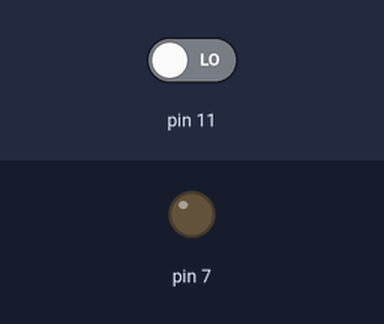
Recording of a sketch running on a simulated Arduino Uno, built with avr-gcc and run on an emulated ATmega328P. Parts: output pins drawn as LEDs (lit = HIGH). Inputs (shaded band) come from the test bench; at power-on: pin 11 LOW.

Above: at 1.2 s.
1.3 s: pin 11 driven HIGH
At 1.8 s:
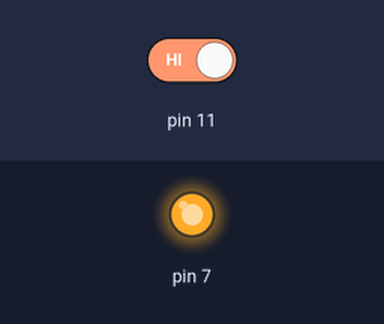
2.8 s: pin 11 driven LOW
At 4.1 s:
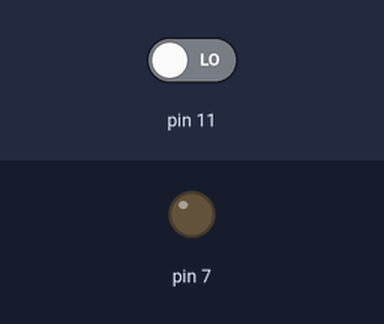
Timing chart, 0 to 5.8 s (numbered marks = the images above; inputs shaded):
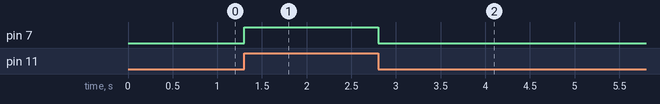

The sketch:

01_intro_arduino1.ino
```cpp
// C++ code
// Autor Ing. Yerman Avila
// Introducción Arduino
// Lectura Entrada digital
// Escritura Salida digital

void setup()
{
  // pinMode(LED_BUILTIN, OUTPUT);
  pinMode(7,OUTPUT);
  pinMode(11,INPUT);
}

void loop()
{
  bool A;
  A=digitalRead(11);
  digitalWrite(7, A);
}
```

Measured:
- after the input at 1.3 s, pin 7: LOW → HIGH at once
- after the input at 2.8 s, pin 7: HIGH → LOW at once
